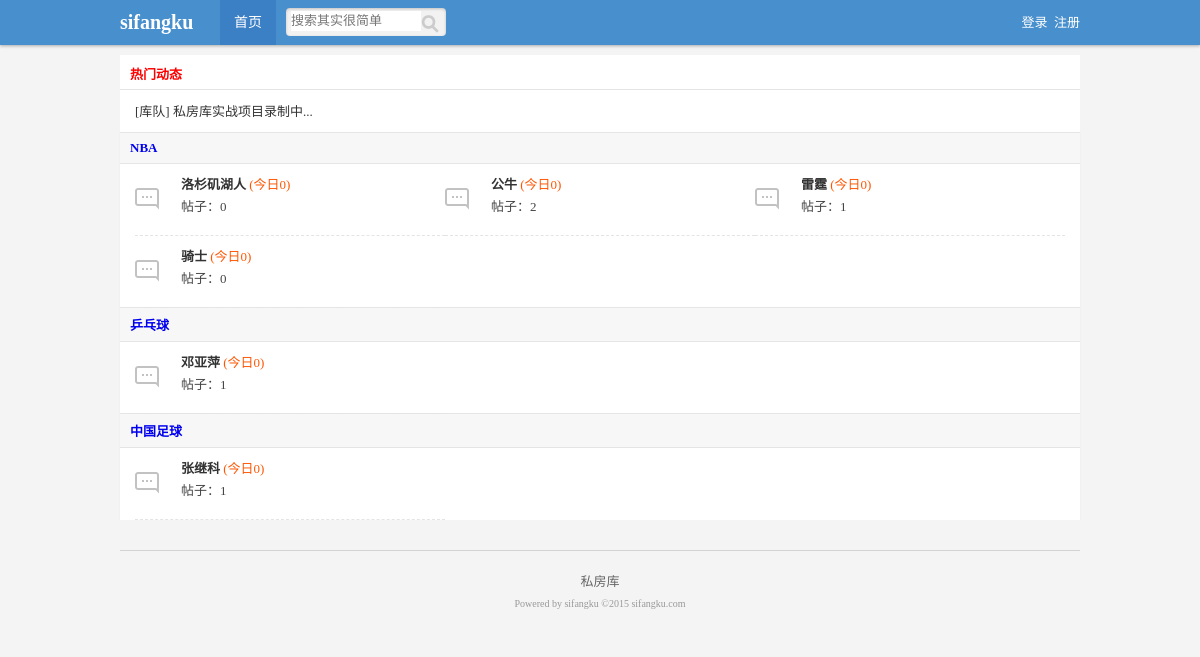
Before: / with the older database file.
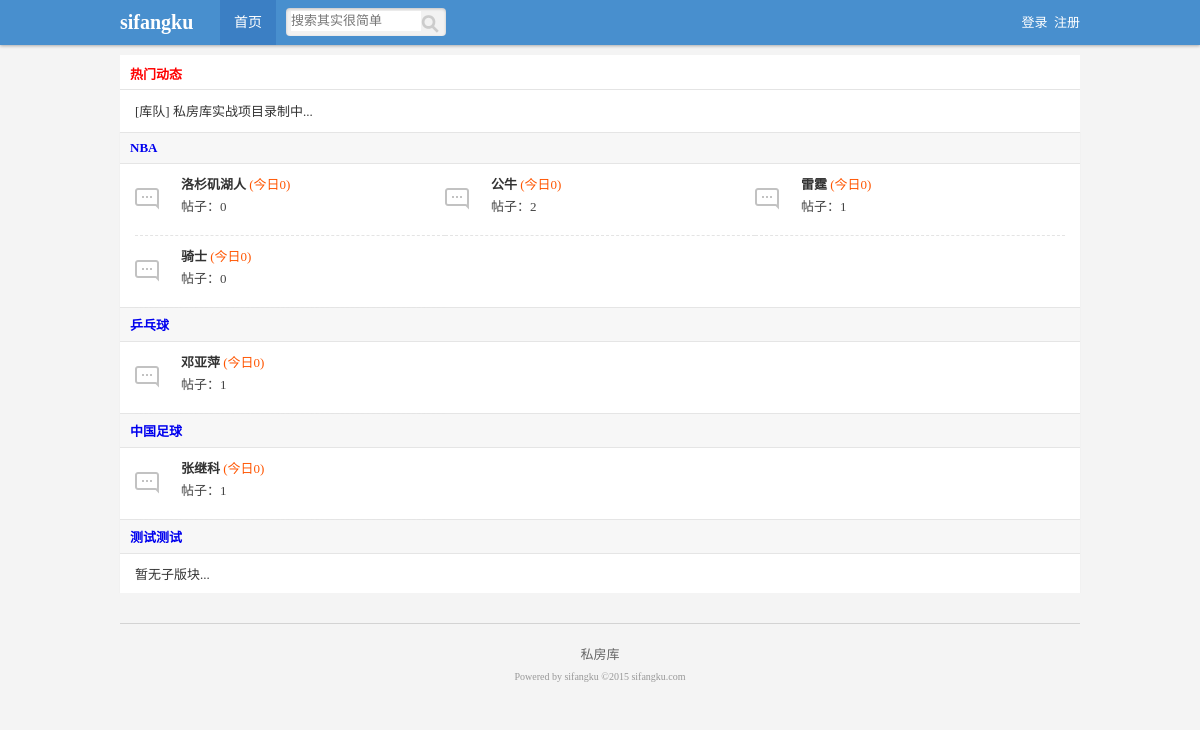
After: the same page with the newer database file.
### tables this page shows
CREATE TABLE IF NOT EXISTS `sfk_father_module` (
  `id` int(10) unsigned NOT NULL AUTO_INCREMENT,
  `module_name` varchar(66) NOT NULL,
  `sort` int(11) NOT NULL DEFAULT '0',
  PRIMARY KEY (`id`)
);

CREATE TABLE IF NOT EXISTS `sfk_son_module` (
  `id` int(255) unsigned NOT NULL AUTO_INCREMENT,
  `father_module_id` int(10) unsigned NOT NULL DEFAULT '1',
  `module_name` varchar(66) DEFAULT NULL,
  `info` varchar(255) DEFAULT NULL,
  `member_id` int(10) unsigned DEFAULT '0',
  `sort` int(10) unsigned DEFAULT '0',
  PRIMARY KEY (`id`)
);

### inc/mysql.inc.php (called while the page is built, shortened)
<?php
function execute($link,$query){
    $result=mysqli_query($link,$query);
    return $result;
}
function num($link,$sql_count){
    $result=execute($link,$sql_count);
    $count=mysqli_fetch_row($result);
    return $count[0];
}
?>

### index.php (the view, shortened to what this page needs)
<?php
include_once 'inc/mysql.inc.php';
$link=connect();
?>
<?php include 'inc/header.inc.php'?>
    <div id="hot" class="auto">
        <div class="title">热门动态</div>
        <ul class="newlist">
            <li><a href="#">[库队]</a> <a href="#">私房库实战项目录制中...</a></li>
        </ul>
    </div>
<?php
    $query="select * from sfk_father_module order by sort desc";
    $result_father=execute($link,$query);
    while($data_father=mysqli_fetch_assoc($result_father)){
?>
        <div class="box auto">
            <div class="title">
                <a href="list_father.php?id=<?php echo $data_father['id'];?>"><?php echo $data_father['module_name']?></a>
            </div>
            <div class="classList">
                <?php
                    $query="select * from sfk_son_module where father_module_id={$data_father['id']}";
                    $result_son=execute($link,$query);
                    if(mysqli_num_rows($result_son)){
                        while($data_son=mysqli_fetch_assoc($result_son)){
                            $query="select count(*) from sfk_content where module_id={$data_son['id']} and time > CURDATE()";
                            $count_today=num($link,$query);
                            $query="select count(*) from sfk_content where module_id={$data_son['id']}";
                            $count_all=num($link,$query);
                            $str=<<<A
            <div class="childBox old">
                <h2><a href="list_son.php?id={$data_son['id']}">{$data_son['module_name']}</a> <span>(今日{$count_today})</span></h2>
                帖子：{$count_all}<br />
            </div>
A;
                            echo $str;
                        }
                    }else{
                        echo '<div style="padding:10px 0;">暂无子版块...</div>';
                    }
                ?>
            </div>
        </div>
<?php }?>
<?php include 'inc/footer.inc.php'?>

Changed rows visible on the page:
added sfk_father_module: module_name "测试测试", shows "暂无子版块..."
